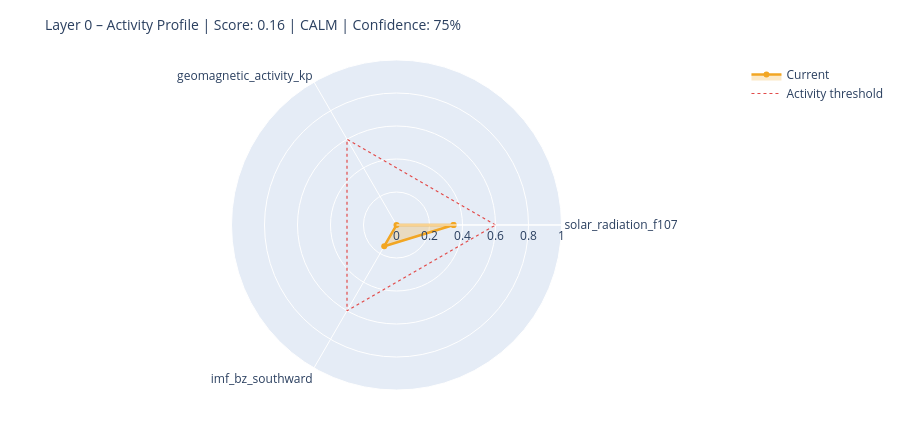

The notebook cell saved with this chart:
### Markdown cell above
---
## 6. State Assessment & Handoff to Layer 1

### Code cell
# ============================================================
# STEP 1 – Collect raw values with source modes
# Mode: 'primary' | 'fallback_3h' | 'last_valid' | 'missing'
# ============================================================

def safe_last(df, col):
    if df is None or col not in df.columns: return None
    s = df[col].dropna()
    return float(s.iloc[-1]) if not s.empty else None

f107_now = safe_last(df_f107, 'f10.7')
bz_now   = safe_last(df_mag,  'bz_gsm')
kp_now   = safe_last(df_kp,   'kp')
sw_now   = safe_last(df_sw,   'speed')

source_modes = {
    'F10.7':    'primary'  if f107_now is not None else 'missing',
    'Kp':       'primary'  if kp_now   is not None else 'missing',
    'IMF_Bz':   'primary'  if bz_now   is not None else 'missing',
    'SW_speed': 'primary'  if sw_now   is not None else 'missing',
}

# Kp Fallback – 3h endpoint
if kp_now is None:
    try:
        r = requests.get(
            'https://services.swpc.noaa.gov/json/noaa-planetary-k-index.json',
            timeout=10)
        r.raise_for_status()
        fb = pd.DataFrame(r.json())
        tc = next((c for c in fb.columns if 'time' in c.lower()), fb.columns[0])
        kc = next((c for c in fb.columns if 'kp' in c.lower() and c != tc), None)
        if kc:
            fb[kc] = fb[kc].astype(str).str.extract(r'([0-9]+(?:\.[0-9]*)?)')[0]
            fb[kc] = pd.to_numeric(fb[kc], errors='coerce')
            fb = fb[fb[kc] >= 0].dropna(subset=[kc])
            if not fb.empty:
                kp_now = float(fb[kc].iloc[-1])
                source_modes['Kp'] = 'fallback_3h'
                print(f'  Kp fallback (3h): {kp_now:.1f}')
    except Exception as e:
        print(f'  Kp fallback failed: {e}')

# Solar Wind Fallback – last valid value
if sw_now is None and df_sw is not None and 'speed' in df_sw.columns:
    s = df_sw['speed'].dropna()
    if not s.empty:
        sw_now = float(s.iloc[-1])
        source_modes['SW_speed'] = 'last_valid'
        print(f'  SW fallback (last_valid): {sw_now:.0f} km/s')

print()
print('Source modes:', source_modes)

# ============================================================
# STEP 2 – Score from available components only
# ============================================================

def norm(v, lo, hi):
    if v is None: return None
    return max(0.0, min(1.0, (v - lo) / (hi - lo)))

COMPONENTS = {
    'solar_radiation_f107':    (f107_now, norm(f107_now, 60, 250)),
    'geomagnetic_activity_kp': (kp_now,   norm(kp_now,   0,   9)),
    'imf_bz_southward':        (bz_now,   norm(-(bz_now or 0) if bz_now else None, -5, 30)
                                           if bz_now is not None else None),
    'solar_wind_speed':        (sw_now,   norm(sw_now, 300, 800)),
}

available   = {k: v[1] for k, v in COMPONENTS.items() if v[1] is not None}
unavailable = [k for k, v in COMPONENTS.items() if v[1] is None]

layer0_score = round(sum(available.values()) / len(available), 4) if available else None
confidence   = round(len(available) / len(COMPONENTS), 2)

level = ('unknown'  if layer0_score is None
         else 'calm'     if layer0_score < 0.3
         else 'moderate' if layer0_score < 0.6
         else 'active')

# ============================================================
# STEP 3 – Dominant Driver
# ============================================================

def dominant_driver(kp, f107, bz, sw):
    candidates = []
    if kp   is not None and kp   >= 4:   candidates.append(('geomagnetic',    kp / 9))
    if sw   is not None and sw   >= 500:  candidates.append(('solar_wind',     sw / 800))
    if bz   is not None and bz   <= -5:   candidates.append(('imf_southward',  abs(bz) / 30))
    if f107 is not None and f107 >= 150:  candidates.append(('solar_radiation',f107 / 250))
    return max(candidates, key=lambda x: x[1])[0] if candidates else 'none'

driver = dominant_driver(kp_now, f107_now, bz_now, sw_now)

# ============================================================
# STEP 4 – Downstream expectations
# ============================================================

def downstream_expectation(driver, score, kp, bz, f107):
    exp = {
        'magnetosphere':        'calm',
        'ionosphere':           'calm',
        'schumann_resonance':   'unchanged',
        'lithosphere_currents': 'low',
    }
    if driver == 'geomagnetic' or (kp and kp >= 5):
        exp['magnetosphere']        = 'compressed / storm'
        exp['ionosphere']           = 'elevated disturbance (TEC variability)'
        exp['schumann_resonance']   = 'elevated amplitude possible'
        exp['lithosphere_currents'] = 'elevated induction currents'
    elif driver == 'imf_southward' or (bz and bz <= -5):
        exp['magnetosphere']        = 'energy coupling active'
        exp['ionosphere']           = 'elevated electron density possible'
        exp['schumann_resonance']   = 'slight modulation possible'
    elif driver == 'solar_radiation' or (f107 and f107 >= 150):
        exp['ionosphere']           = 'elevated ionization (F-layer)'
        exp['schumann_resonance']   = 'slightly elevated background activity'
    return exp

downstream = downstream_expectation(driver, layer0_score, kp_now, bz_now, f107_now)

# ============================================================
# CONSOLE OUTPUT
# ============================================================

W = 58
print('=' * W)
print('LAYER 0 – STATE ASSESSMENT')
print('=' * W)
for name, (raw_v, score_v) in COMPONENTS.items():
    if score_v is not None:
        bar = '█' * int(score_v * 20) + '░' * (20 - int(score_v * 20))
        print(f'  {name:<35}  {bar}  {score_v:.2f}')
    else:
        print(f'  {name:<35}  {"─" * 20}  n/a')
print('-' * W)
print(f'  Score ({len(available)}/{len(COMPONENTS)} components):  {layer0_score:.3f}')
print(f'  Confidence:         {confidence:.0%}')
print(f'  Level:              {level.upper()}')
print(f'  Dominant Driver:    {driver}')

# Radar chart
cats = list(available.keys())
vals = list(available.values())
if len(cats) >= 3:
    fig = go.Figure()
    fig.add_trace(go.Scatterpolar(
        r=vals + [vals[0]], theta=cats + [cats[0]],
        fill='toself', fillcolor='rgba(242,166,35,0.25)',
        line=dict(color='#F2A623', width=2.5), name='Current'
    ))
    fig.add_trace(go.Scatterpolar(
        r=[0.6] * (len(cats) + 1), theta=cats + [cats[0]],
        line=dict(color='#E24B4A', dash='dot', width=1.2),
        mode='lines', name='Activity threshold'
    ))
    fig.update_layout(
        title=dict(text=f'Layer 0 – Activity Profile | Score: {layer0_score:.2f} | {level.upper()} | Confidence: {confidence:.0%}',
                   font=dict(size=14)),
        polar=dict(radialaxis=dict(visible=True, range=[0, 1])),
        height=430, showlegend=True,
        margin=dict(l=60, r=60, t=60, b=40)
    )
    fig.show()

### Figure 1 — Plotly figure (JSON) as saved in the notebook; plotly's stock layout.template omitted (floating-point values rounded to 4 significant figures)
{"data": [{"fill": "toself", "fillcolor": "rgba(242,166,35,0.25)", "line": {"color": "#F2A623", "width": 2.5}, "name": "Current", "r": [0.3457, 0.0, 0.1486, 0.3457], "theta": ["solar_radiation_f107", "geomagnetic_activity_kp", "imf_bz_southward", "solar_radiation_f107"], "type": "scatterpolar"}, {"line": {"color": "#E24B4A", "dash": "dot", "width": 1.2}, "mode": "lines", "name": "Activity threshold", "r": [0.6, 0.6, 0.6, 0.6], "theta": ["solar_radiation_f107", "geomagnetic_activity_kp", "imf_bz_southward", "solar_radiation_f107"], "type": "scatterpolar"}], "layout": {"height": 430, "margin": {"b": 40, "l": 60, "r": 60, "t": 60}, "polar": {"radialaxis": {"range": [0, 1], "visible": true}}, "showlegend": true, "title": {"font": {"size": 14}, "text": "Layer 0 – Activity Profile | Score: 0.16 | CALM | Confidence: 75%"}}}
